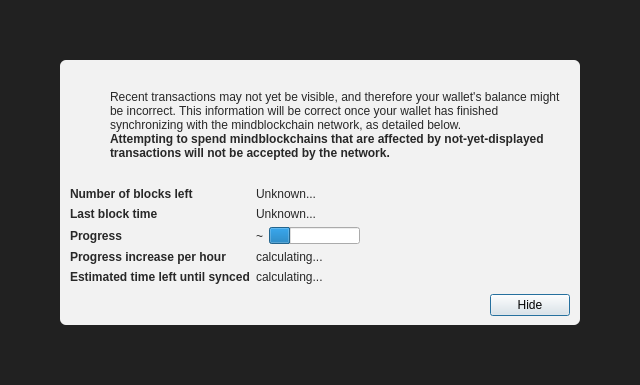
<?xml version="1.0" encoding="UTF-8"?>
<ui version="4.0">
 <class>ModalOverlay</class>
 <widget class="ModalOverlay" name="ModalOverlay">
  <property name="geometry">
   <rect>
    <x>0</x>
    <y>0</y>
    <width>640</width>
    <height>385</height>
   </rect>
  </property>
  <property name="windowTitle">
   <string>Form</string>
  </property>
  <layout class="QVBoxLayout" name="verticalLayout" stretch="0">
   <property name="sizeConstraint">
    <enum>QLayout::SetDefaultConstraint</enum>
   </property>
   <property name="leftMargin">
    <number>0</number>
   </property>
   <property name="topMargin">
    <number>0</number>
   </property>
   <property name="rightMargin">
    <number>0</number>
   </property>
   <property name="bottomMargin">
    <number>0</number>
   </property>
   <item>
    <widget class="QWidget" name="bgWidget" native="true">
     <property name="styleSheet">
      <string notr="true">#bgWidget { background: rgba(0,0,0,220); }</string>
     </property>
     <layout class="QVBoxLayout" name="verticalLayoutMain" stretch="1">
      <property name="leftMargin">
       <number>60</number>
      </property>
      <property name="topMargin">
       <number>60</number>
      </property>
      <property name="rightMargin">
       <number>60</number>
      </property>
      <property name="bottomMargin">
       <number>60</number>
      </property>
      <item>
       <widget class="QWidget" name="contentWidget" native="true">
        <property name="styleSheet">
         <string notr="true">#contentWidget { background: rgba(255,255,255,240); border-radius: 6px; }

QLabel { color: rgb(40,40,40);  }</string>
        </property>
        <layout class="QVBoxLayout" name="verticalLayoutSub" stretch="1,0,0,0">
         <property name="spacing">
          <number>0</number>
         </property>
         <property name="leftMargin">
          <number>10</number>
         </property>
         <property name="topMargin">
          <number>10</number>
         </property>
         <property name="rightMargin">
          <number>10</number>
         </property>
         <property name="bottomMargin">
          <number>10</number>
         </property>
         <item>
          <layout class="QHBoxLayout" name="horizontalLayoutIconText" stretch="0,1">
           <property name="topMargin">
            <number>20</number>
           </property>
           <item>
            <layout class="QVBoxLayout" name="verticalLayoutIcon">
             <property name="leftMargin">
              <number>0</number>
             </property>
             <item>
              <widget class="QPushButton" name="warningIcon">
               <property name="enabled">
                <bool>false</bool>
               </property>
               <property name="text">
                <string/>
               </property>
               <property name="icon">
                <iconset>
                 <normaloff>:/icons/warning</normaloff>
                 <disabledoff>:/icons/warning</disabledoff>:/icons/warning</iconset>
               </property>
               <property name="iconSize">
                <size>
                 <width>48</width>
                 <height>48</height>
                </size>
               </property>
               <property name="flat">
                <bool>true</bool>
               </property>
              </widget>
             </item>
             <item>
              <spacer name="verticalSpacerWarningIcon">
               <property name="orientation">
                <enum>Qt::Vertical</enum>
               </property>
               <property name="sizeHint" stdset="0">
                <size>
                 <width>20</width>
                 <height>40</height>
                </size>
               </property>
              </spacer>
             </item>
            </layout>
           </item>
           <item>
            <layout class="QVBoxLayout" name="verticalLayoutInfoText">
             <property name="leftMargin">
              <number>0</number>
             </property>
             <property name="topMargin">
              <number>0</number>
             </property>
             <item>
              <widget class="QLabel" name="infoText">
               <property name="text">
                <string>Recent transactions may not yet be visible, and therefore your wallet's balance might be incorrect. This information will be correct once your wallet has finished synchronizing with the mindblockchain network, as detailed below.</string>
               </property>
               <property name="textFormat">
                <enum>Qt::RichText</enum>
               </property>
               <property name="wordWrap">
                <bool>true</bool>
               </property>
              </widget>
             </item>
             <item>
              <widget class="QLabel" name="infoTextStrong">
               <property name="font">
                <font>
                 <weight>75</weight>
                 <bold>true</bold>
                </font>
               </property>
               <property name="text">
                <string>Attempting to spend mindblockchains that are affected by not-yet-displayed transactions will not be accepted by the network.</string>
               </property>
               <property name="textFormat">
                <enum>Qt::RichText</enum>
               </property>
               <property name="wordWrap">
                <bool>true</bool>
               </property>
              </widget>
             </item>
             <item>
              <spacer name="verticalSpacerInTextSpace">
               <property name="orientation">
                <enum>Qt::Vertical</enum>
               </property>
               <property name="sizeHint" stdset="0">
                <size>
                 <width>20</width>
                 <height>40</height>
                </size>
               </property>
              </spacer>
             </item>
            </layout>
           </item>
          </layout>
         </item>
         <item>
          <spacer name="verticalSpacerAfterText">
           <property name="orientation">
            <enum>Qt::Vertical</enum>
           </property>
           <property name="sizeHint" stdset="0">
            <size>
             <width>20</width>
             <height>40</height>
            </size>
           </property>
          </spacer>
         </item>
         <item>
          <layout class="QFormLayout" name="formLayout">
           <property name="fieldGrowthPolicy">
            <enum>QFormLayout::FieldsStayAtSizeHint</enum>
           </property>
           <property name="horizontalSpacing">
            <number>6</number>
           </property>
           <property name="verticalSpacing">
            <number>6</number>
           </property>
           <property name="topMargin">
            <number>10</number>
           </property>
           <item row="0" column="0">
            <widget class="QLabel" name="labelNumberOfBlocksLeft">
             <property name="font">
              <font>
               <weight>75</weight>
               <bold>true</bold>
              </font>
             </property>
             <property name="text">
              <string>Number of blocks left</string>
             </property>
            </widget>
           </item>
           <item row="0" column="1">
            <widget class="QLabel" name="numberOfBlocksLeft">
             <property name="text">
              <string>Unknown...</string>
             </property>
            </widget>
           </item>
           <item row="1" column="0">
            <widget class="QLabel" name="labelLastBlockTime">
             <property name="font">
              <font>
               <weight>75</weight>
               <bold>true</bold>
              </font>
             </property>
             <property name="text">
              <string>Last block time</string>
             </property>
            </widget>
           </item>
           <item row="1" column="1">
            <widget class="QLabel" name="newestBlockDate">
             <property name="sizePolicy">
              <sizepolicy hsizetype="Maximum" vsizetype="Preferred">
               <horstretch>0</horstretch>
               <verstretch>0</verstretch>
              </sizepolicy>
             </property>
             <property name="text">
              <string>Unknown...</string>
             </property>
            </widget>
           </item>
           <item row="2" column="0">
            <widget class="QLabel" name="labelSyncDone">
             <property name="font">
              <font>
               <weight>75</weight>
               <bold>true</bold>
              </font>
             </property>
             <property name="text">
              <string>Progress</string>
             </property>
            </widget>
           </item>
           <item row="2" column="1">
            <layout class="QHBoxLayout" name="horizontalLayoutSync" stretch="0,1">
             <item>
              <widget class="QLabel" name="percentageProgress">
               <property name="text">
                <string notr="true">~</string>
               </property>
              </widget>
             </item>
             <item>
              <widget class="QProgressBar" name="progressBar">
               <property name="value">
                <number>24</number>
               </property>
               <property name="format">
                <string/>
               </property>
              </widget>
             </item>
            </layout>
           </item>
           <item row="4" column="0">
            <widget class="QLabel" name="labelProgressIncrease">
             <property name="font">
              <font>
               <weight>75</weight>
               <bold>true</bold>
              </font>
             </property>
             <property name="text">
              <string>Progress increase per hour</string>
             </property>
            </widget>
           </item>
           <item row="4" column="1">
            <widget class="QLabel" name="progressIncreasePerH">
             <property name="text">
              <string>calculating...</string>
             </property>
            </widget>
           </item>
           <item row="5" column="0">
            <widget class="QLabel" name="labelEstimatedTimeLeft">
             <property name="font">
              <font>
               <weight>75</weight>
               <bold>true</bold>
              </font>
             </property>
             <property name="text">
              <string>Estimated time left until synced</string>
             </property>
            </widget>
           </item>
           <item row="5" column="1">
            <widget class="QLabel" name="expectedTimeLeft">
             <property name="text">
              <string>calculating...</string>
             </property>
            </widget>
           </item>
          </layout>
         </item>
         <item>
          <layout class="QHBoxLayout" name="horizontalLayoutButtons">
           <property name="leftMargin">
            <number>10</number>
           </property>
           <property name="topMargin">
            <number>10</number>
           </property>
           <item>
            <spacer name="horizontalSpacer">
             <property name="orientation">
              <enum>Qt::Horizontal</enum>
             </property>
             <property name="sizeHint" stdset="0">
              <size>
               <width>40</width>
               <height>20</height>
              </size>
             </property>
            </spacer>
           </item>
           <item>
            <widget class="QPushButton" name="closeButton">
             <property name="text">
              <string>Hide</string>
             </property>
             <property name="focusPolicy">
              <enum>Qt::StrongFocus</enum>
             </property>
             <property name="default">
              <bool>true</bool>
             </property>
            </widget>
           </item>
          </layout>
         </item>
        </layout>
       </widget>
      </item>
     </layout>
    </widget>
   </item>
  </layout>
 </widget>
 <customwidgets>
  <customwidget>
   <class>ModalOverlay</class>
   <extends>QWidget</extends>
   <header>qt/modaloverlay.h</header>
   <container>1</container>
  </customwidget>
 </customwidgets>
 <resources/>
 <connections/>
</ui>
